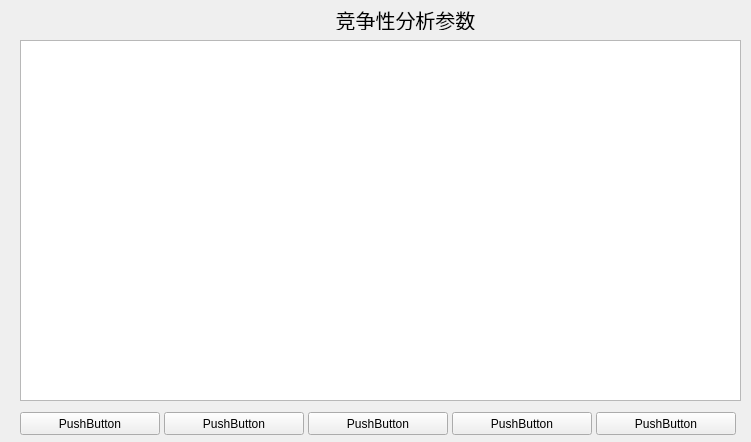
<?xml version="1.0" encoding="UTF-8"?>
<ui version="4.0">
 <class>TableThree2Form</class>
 <widget class="QWidget" name="TableThree2Form">
  <property name="geometry">
   <rect>
    <x>0</x>
    <y>0</y>
    <width>751</width>
    <height>442</height>
   </rect>
  </property>
  <property name="windowTitle">
   <string>Form</string>
  </property>
  <widget class="QTableWidget" name="qTableWidget">
   <property name="geometry">
    <rect>
     <x>20</x>
     <y>40</y>
     <width>721</width>
     <height>361</height>
    </rect>
   </property>
  </widget>
  <widget class="QPushButton" name="pushButton">
   <property name="geometry">
    <rect>
     <x>20</x>
     <y>412</y>
     <width>140</width>
     <height>23</height>
    </rect>
   </property>
   <property name="text">
    <string>PushButton</string>
   </property>
  </widget>
  <widget class="QPushButton" name="pushButton_2">
   <property name="geometry">
    <rect>
     <x>164</x>
     <y>412</y>
     <width>140</width>
     <height>23</height>
    </rect>
   </property>
   <property name="text">
    <string>PushButton</string>
   </property>
  </widget>
  <widget class="QPushButton" name="pushButton_3">
   <property name="geometry">
    <rect>
     <x>308</x>
     <y>412</y>
     <width>140</width>
     <height>23</height>
    </rect>
   </property>
   <property name="text">
    <string>PushButton</string>
   </property>
  </widget>
  <widget class="QPushButton" name="pushButton_4">
   <property name="geometry">
    <rect>
     <x>452</x>
     <y>412</y>
     <width>140</width>
     <height>23</height>
    </rect>
   </property>
   <property name="text">
    <string>PushButton</string>
   </property>
  </widget>
  <widget class="QPushButton" name="pushButton_5">
   <property name="geometry">
    <rect>
     <x>596</x>
     <y>412</y>
     <width>140</width>
     <height>23</height>
    </rect>
   </property>
   <property name="text">
    <string>PushButton</string>
   </property>
  </widget>
  <widget class="QLabel" name="label">
   <property name="geometry">
    <rect>
     <x>140</x>
     <y>9</y>
     <width>531</width>
     <height>21</height>
    </rect>
   </property>
   <property name="font">
    <font>
     <family>微软雅黑</family>
     <pointsize>15</pointsize>
     <weight>50</weight>
     <bold>false</bold>
     <stylestrategy>PreferAntialias</stylestrategy>
    </font>
   </property>
   <property name="text">
    <string>竞争性分析参数</string>
   </property>
   <property name="alignment">
    <set>Qt::AlignCenter</set>
   </property>
  </widget>
 </widget>
 <resources/>
 <connections/>
</ui>
